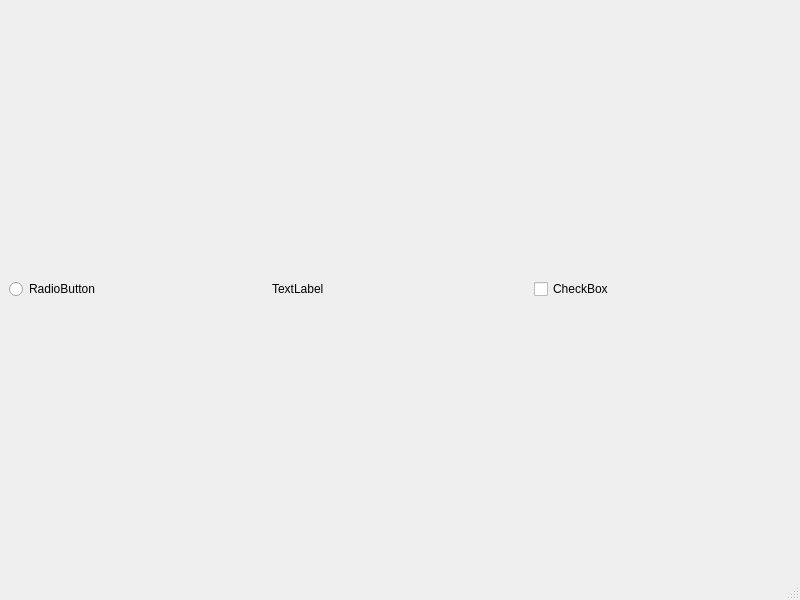
<?xml version="1.0" encoding="UTF-8"?>
<ui version="4.0">
 <class>MainWindow</class>
 <widget class="QMainWindow" name="MainWindow">
  <property name="geometry">
   <rect>
    <x>0</x>
    <y>0</y>
    <width>800</width>
    <height>600</height>
   </rect>
  </property>
  <property name="windowTitle">
   <string>MainWindow</string>
  </property>
  <widget class="QWidget" name="centralwidget">
   <property name="autoFillBackground">
    <bool>false</bool>
   </property>
   <layout class="QHBoxLayout" name="horizontalLayout">
    <item>
     <widget class="QRadioButton" name="radioButton">
      <property name="text">
       <string>RadioButton</string>
      </property>
     </widget>
    </item>
    <item>
     <widget class="QLabel" name="label">
      <property name="autoFillBackground">
       <bool>false</bool>
      </property>
      <property name="styleSheet">
       <string notr="true">background-image: url(:/bg/IMG_1028(1).JPG);</string>
      </property>
      <property name="text">
       <string>TextLabel</string>
      </property>
     </widget>
    </item>
    <item>
     <widget class="QCheckBox" name="checkBox">
      <property name="text">
       <string>CheckBox</string>
      </property>
     </widget>
    </item>
   </layout>
  </widget>
  <widget class="QMenuBar" name="menubar">
   <property name="geometry">
    <rect>
     <x>0</x>
     <y>0</y>
     <width>800</width>
     <height>23</height>
    </rect>
   </property>
  </widget>
  <widget class="QStatusBar" name="statusbar"/>
 </widget>
 <resources>
  <include location="Ui_src/SmartFlow_Asset_Public_qrc.qrc"/>
 </resources>
 <connections/>
</ui>
